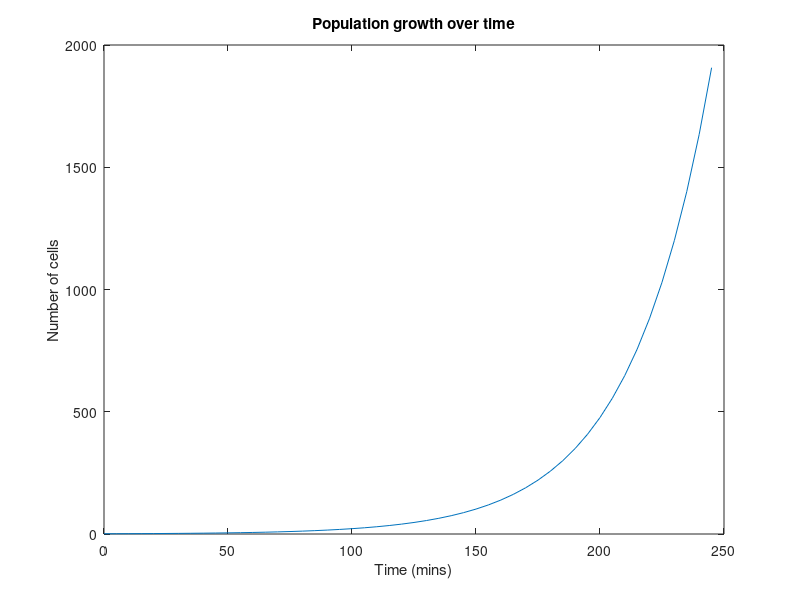
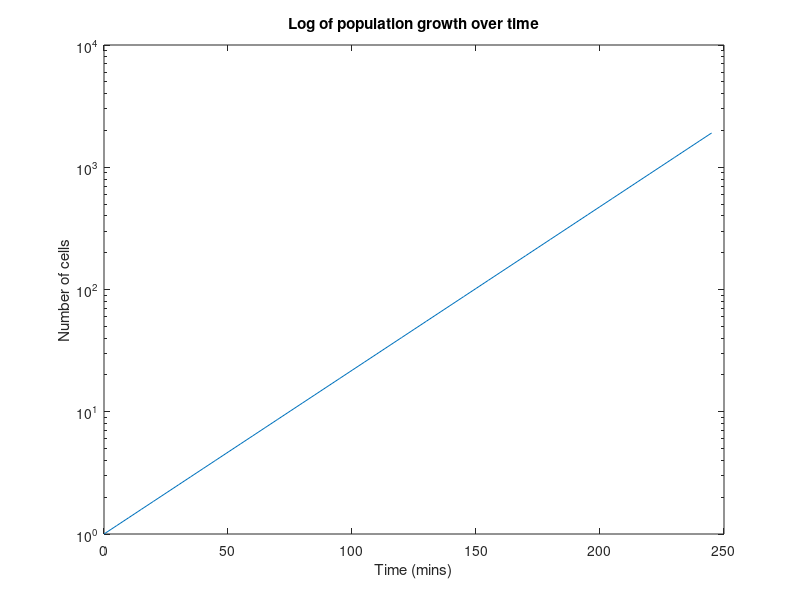

Write the MATLAB code that produced these figures, in order. (Note: this script raises an error after producing the figures.)
% % Day 1 - Exponential Growth % %
% In this exercise, we will simulate exponential growth of a bacterial colony,
% segment images to quantify colony growth, and use chi-squared minimisation to 
% find the growth rate that best describes the data, given the assumption of exponential growth

%% Part I. Simulate the exponential growth of a colony
% What equation describes exponential growth?  How can we solve dN/dt = kN?
% a.k.a. Intro to solving differential equations numerically
% 
% Background: If cells double every 1/r min, we can describe the growth of a
% population of cells (N) as a function of time (t) using

% dN/dt = r * N(t) 

% where r has units of 1/min.
% This is a *differential equation* describing the *rate* of cell division.
% If we want to simulate and watch the evolution of the population over
% time, we need to solve this differential equation for N(t).
% But, integration is hard! Euler's method lets us take (1) a rate equation
% like this plus (2) specific initial conditions to find a *numerical
% solution* for population growth... i.e. to simulate/predict the dynamics we want.

clear variables
close all

% Define our biological parameters.
r = 1/30;            % growth rate in 1/min
N0 = 1;              % initial condition: number of cells at time point 0

% Define our simulation parameters.
dt = 5; % time step in minutes. Seems reasonable giving doubling time of around 30 min.
totalSteps = 50; % total number of steps we'll take in our simulation (could define as totalTime / dt)
% totalTime = totalSteps * dt;

% Next, we want to turn our rate equation into code. Useful trick: figure
% out the first time point manually.
N1 = N0 + r * N0 * dt; % after dt min, our population will have grown by:
% (previous pop size) * (growth rate) * length of time we run the clock
% before counting the cells. Take a minute to make sure you internalize.

% Now, we'll simulate all the other time points!

% Define a matlab array that will hold N(t).
N = zeros(totalSteps,1); % this is a tall vector, with 1 column. Check it out in your workspace.
N(1) = N0; % set our first row (time 0) to be the starting population we decided on.

% Use a "for loop" to calculate N at all time points. Review: for loops.
for i = 2:totalSteps
    N(i) = N(i-1) + r * N(i-1) * dt;
end

% Last but not least: we'll plot N(t) to see the results of our simulation.
% Define an array of times, so that we can plot N vs t.
timesSim = (0:dt:(totalSteps-1)*dt);
% Plot population size vs time
figure
plot(timesSim, N)
xlabel('Time (mins)')
ylabel('Number of cells')
title('Population growth over time')

% Bonus check: let's plot our results on a logscale to check that our
% growth is truly exponential.
figure
semilogy(timesSim,N)
xlabel('Time (mins)')
ylabel('Number of cells')
title('Log of population growth over time')

%% Part II. Theory meets experiment: Measure bacterial growth rate
% How can we extract growth rate from time-lapse images of bacteria?
% a.k.a. Review of image analysis

% First, let's import an image and figure out how to segment our bacteria.

% Select directory containing images
folder_name = uigetdir; % opens a GUI to let you navigate to your chosen folder
cd(folder_name); % makes that folder matlab's current working folder

image  = imread('colony_growth_25.tif'); % important random example image
imshow(image)        % Display the image

% Use imtool(image) to find suitable threshold. Second icon from left in imtool tool bar.
threshold = 100; % define threshold
imThresh = image > threshold; % do the thresholding
imshow(imThresh); % check our segmentation

% Side note: what is ImThresh, exactly?
a = [2,4,1,6,4,3];
a > 3; % check out 'a' to see example of binary mask

% Measure the area of the colony (a proxy for population size)
area = sum(sum(imThresh));

% Now, the real deal! Let's take this measurement at all time points.

% The "structure array" called fileList saves info about our images
fileList = dir([folder_name, '/colony_growth*.tif']); %check out fileList. See how we can use it to call images.

% Define arrays for our times and our area measurements.
area = zeros(1,length(fileList));    % This is a preallocated array of zeros

% We'll do the same for the time at which each image was taken
dt = 5;    % the interval between image acquisitions (in minutes)
times = [];       % this is another way to preallocate an array

% The big moment: we'll use a for loop to open, segment, and measure cell area for each of our images.
for i = 1:length(fileList)
    image = imread(['ColonyGrowthData/',fileList(i).name]);
    imThresh = image > threshold;
    area(i) = sum(sum(imThresh));    % sum over the columns and the rows to find the total area
    times(i) = dt*(i-1);    %this gives us the time at which each area is measured
    
    % add after, to see whether we're doing okay
    figure(3)
    imshow(imThresh)
    %drawnow
end 

% Finally, let's plot our measurent of area v time.
plot(times, area, '.')       % '.' causes the data to be plotted as points rather than a continuous line
xlabel('Time (mins)')
ylabel('Colony Area (pixels^2)')
title('Measured Colony Growth')

% Want to see a log plot, to check if it's exponential, like we did in Part I?
semilogy(times, area, '.')       % '.' causes the data to be plotted as points rather than a continuous line
xlabel('Time (mins)')
ylabel('Colony Area (pixels^2)')
title('Measured Colony Growth (log scale)')

% Note the noise in our early segmentations. We could use regionprops and
% throw out everything except the biggest continuous region... but we won't
% get into this today.

%% Part III. Chi-square minimization to find the bacterial division time
% Taking it to the finish line: how do we find a best fit for E coli's
% division time (how long it takes to make a new cell) based on our data?
% a.k.a. Use chi-squared minimization to find the growth rate that best describes our data, given the assumption of exponential growth

% Give background on board to the chi-square statistic. 

% First, let's look at our data again - on a log plot.
semilogy(times, area, '.')       % '.' causes the data to be plotted as points rather than a continuous line
xlabel('Time (mins)')
ylabel('Colony Area (pixels^2)')
title('Measured Colony Growth (log scale)')

% Let's fit the exponential part of the colony's growth -- not the first ten time points.
area(10:end); % here's how we take a subset of the array "area" (remove the semi-colon to print)

% For one time point, calculate the error between data and prediction
% define a possible range of growth rates (r's) to test
rRange = 0.01:0.00001:0.03;    % start : increment : end, centered around r = 0.02 (30 min doubling time)

% Evaluate the fit for one sample r, to help us develop our logic
rTest = 0.02;

dataForFit = area(10:end);     % Define the range of the data we will use, for simplicity's sake
initialCondition = dataForFit(1); 
timesForFit = dt*(0:length(dataForFit)-1);     % Time vector for fitting (dt is 5 mins - defined earlier)

% Now we're going to employ the chi^2 equation to calculate the difference 
% between our data and the prediction based on a growth rate of 0.02. 
theoryTest = initialCondition * exp(rTest* timesForFit);
chiSqTest = sum((theoryTest-dataForFit).^2); 

% Visualize how well our sample fit does.
semilogy(timesForFit,dataForFit,'k.')       % our data
hold on
semilogy(timesForFit,initialCondition*exp(rTest*timesForFit), 'r')          % best fit line
hold off
xlabel('time starting from time point 10 (mins)')
ylabel('colony area (pixels^2)')
legend('data', 'guess')

% Repeat the above, now looping through all values of  in rRange to compute the  statistic for each one.
for i = 1:length(rRange)
    theory = initialCondition * exp(rRange(i)*timesForFit);
    chiSq(i) = sum((theory - dataForFit).^2);
end

% Plot the chi-square for each value of r
semilogy(rRange, chiSq, 'o')
xlabel('Growth rate, r (mins^-1)')
ylabel('\chi^2 statistic')
title('\chi^2 for a range of growth rates')

% Zoom in and use data cursor to estimate the best fit of r.
rFit = 0.0186; % could also use find(chiSq == min(chiSq)). rRange(865) = ?

% This corresponds to a doubling time of
doublingTime = log(2)/rFit % COOOOOL. We did it. How should we explain this log2/r thing? N(t) = N*e^rt

% Now we can do our most accurate simulation of colony growth yet, using
% the growth rate we measured from data.
bestFit = initialCondition*exp(rFit*timesForFit);    

% Lastly, let's plot the fit of our data.
semilogy(times, area,'k.')       % our data
hold on

timeVectFit = timesForFit + 10 * dt;    % because we only data from timepoint 10 (50 mins), 
                                      % we need to start our time vector at 50 mins for plotting (frame 10 * 5 min intervals)
semilogy(timeVectFit,bestFit, 'r')    % best fit line
hold off
xlabel('Time (mins)')
ylabel('Colony Area (pixels^2)')
legend('Data', 'Fit')

% Fun bonus: why is rate of growth at the end of the experiment higher?
% Example of theory-inspired biological hypotheses. Why it's so great to
% have simple calculations and key theories in your biologist toolbox!

% Recap: return to goals at top of code. Give students a minute to
% annotate and absorb.



